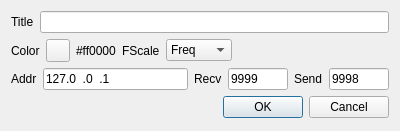
<?xml version="1.0" encoding="UTF-8"?>
<ui version="4.0">
 <class>BasicChannelSettingsDialog</class>
 <widget class="QDialog" name="BasicChannelSettingsDialog">
  <property name="geometry">
   <rect>
    <x>0</x>
    <y>0</y>
    <width>400</width>
    <height>131</height>
   </rect>
  </property>
  <property name="windowTitle">
   <string>Basic channel settings</string>
  </property>
  <layout class="QVBoxLayout" name="verticalLayout">
   <item>
    <layout class="QHBoxLayout" name="titleLayout">
     <item>
      <widget class="QLabel" name="titleLabel">
       <property name="sizePolicy">
        <sizepolicy hsizetype="Maximum" vsizetype="Preferred">
         <horstretch>0</horstretch>
         <verstretch>0</verstretch>
        </sizepolicy>
       </property>
       <property name="text">
        <string>Title</string>
       </property>
      </widget>
     </item>
     <item>
      <widget class="QLineEdit" name="title">
       <property name="toolTip">
        <string>Channel marker title</string>
       </property>
      </widget>
     </item>
    </layout>
   </item>
   <item>
    <layout class="QHBoxLayout" name="colorLayout">
     <item>
      <widget class="QLabel" name="colorLabel">
       <property name="sizePolicy">
        <sizepolicy hsizetype="Maximum" vsizetype="Preferred">
         <horstretch>0</horstretch>
         <verstretch>0</verstretch>
        </sizepolicy>
       </property>
       <property name="text">
        <string>Color</string>
       </property>
      </widget>
     </item>
     <item>
      <widget class="QToolButton" name="colorBtn">
       <property name="toolTip">
        <string>Channel marker color</string>
       </property>
       <property name="text">
        <string/>
       </property>
      </widget>
     </item>
     <item>
      <widget class="QLabel" name="colorText">
       <property name="text">
        <string>#ff0000</string>
       </property>
      </widget>
     </item>
     <item>
      <widget class="QLabel" name="fScaleDisplayTypeLabel">
       <property name="text">
        <string>FScale</string>
       </property>
      </widget>
     </item>
     <item>
      <widget class="QComboBox" name="fScaleDisplayType">
       <item>
        <property name="text">
         <string>Freq</string>
        </property>
       </item>
       <item>
        <property name="text">
         <string>Title</string>
        </property>
       </item>
       <item>
        <property name="text">
         <string>AdSnd</string>
        </property>
       </item>
       <item>
        <property name="text">
         <string>AdRcv</string>
        </property>
       </item>
      </widget>
     </item>
     <item>
      <spacer name="horizontalSpacer">
       <property name="orientation">
        <enum>Qt::Horizontal</enum>
       </property>
       <property name="sizeHint" stdset="0">
        <size>
         <width>40</width>
         <height>20</height>
        </size>
       </property>
      </spacer>
     </item>
    </layout>
   </item>
   <item>
    <layout class="QHBoxLayout" name="udpAddressLayout">
     <item>
      <widget class="QLabel" name="udpAddressLabel">
       <property name="text">
        <string>Addr</string>
       </property>
      </widget>
     </item>
     <item>
      <widget class="QLineEdit" name="udpAddress">
       <property name="toolTip">
        <string>UDP address</string>
       </property>
       <property name="inputMask">
        <string>000.000.000.000</string>
       </property>
       <property name="text">
        <string>127.0.0.1</string>
       </property>
      </widget>
     </item>
     <item>
      <widget class="QLabel" name="udpPortReceiveLabel">
       <property name="text">
        <string>Recv</string>
       </property>
      </widget>
     </item>
     <item>
      <widget class="QLineEdit" name="udpPortReceive">
       <property name="maximumSize">
        <size>
         <width>60</width>
         <height>16777215</height>
        </size>
       </property>
       <property name="toolTip">
        <string>UDP port</string>
       </property>
       <property name="inputMask">
        <string>00000</string>
       </property>
       <property name="text">
        <string>9999</string>
       </property>
      </widget>
     </item>
     <item>
      <widget class="QLabel" name="udpPortSendLabel">
       <property name="text">
        <string>Send</string>
       </property>
      </widget>
     </item>
     <item>
      <widget class="QLineEdit" name="udpPortSend">
       <property name="maximumSize">
        <size>
         <width>60</width>
         <height>16777215</height>
        </size>
       </property>
       <property name="inputMask">
        <string>00000</string>
       </property>
       <property name="text">
        <string>9998</string>
       </property>
      </widget>
     </item>
    </layout>
   </item>
   <item>
    <widget class="QDialogButtonBox" name="buttonBox">
     <property name="orientation">
      <enum>Qt::Horizontal</enum>
     </property>
     <property name="standardButtons">
      <set>QDialogButtonBox::Cancel|QDialogButtonBox::Ok</set>
     </property>
    </widget>
   </item>
  </layout>
 </widget>
 <resources/>
 <connections>
  <connection>
   <sender>buttonBox</sender>
   <signal>accepted()</signal>
   <receiver>BasicChannelSettingsDialog</receiver>
   <slot>accept()</slot>
   <hints>
    <hint type="sourcelabel">
     <x>248</x>
     <y>254</y>
    </hint>
    <hint type="destinationlabel">
     <x>157</x>
     <y>274</y>
    </hint>
   </hints>
  </connection>
  <connection>
   <sender>buttonBox</sender>
   <signal>rejected()</signal>
   <receiver>BasicChannelSettingsDialog</receiver>
   <slot>reject()</slot>
   <hints>
    <hint type="sourcelabel">
     <x>316</x>
     <y>260</y>
    </hint>
    <hint type="destinationlabel">
     <x>286</x>
     <y>274</y>
    </hint>
   </hints>
  </connection>
 </connections>
</ui>
